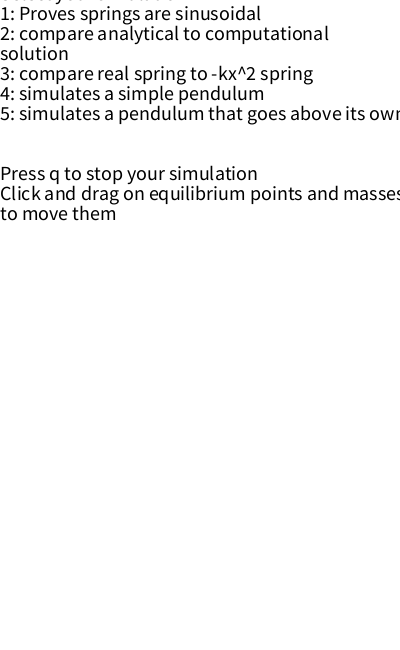
Frame 1 (no input)
Frame 60 (the mouse pressed at the canvas centre just before this capture): identical to frame 1, image omitted
Frame 120 (the mouse held since frame 60 and released just before this capture): identical to frame 1, image omitted

The Processing sketch that drew this single still picture (run headless with seeded random() and noise(); from frame 60 on, the mouse is pressed at the canvas centre):

// Processing sketch: sproing
// ── sproing.pde



//Copyright 2013
//D. John Kirby
 
Spring s, p, ans;
Pendulum pen, pen2, comp1, comp2, comp3;
int simNum =-1, count;
 
void mouseDragged()
{
 s.clicked();
 if(simNum == 1 || simNum == 2 || simNum == 3)
   s.display();
 p.clicked();
 if(simNum == 3)
   p.display();
 pen.clicked();
 if(simNum ==4)
   pen.display();
 pen2.clicked();
 if(simNum == 5)
   pen2.display();
 comp1.clicked();
 comp2.clicked();
 if(simNum == 6)
 {
   comp1.display();
   comp2.display();
 }
 if(simNum == 7)
 {
   comp1.display();
   comp2.display();
   comp3.display();
 }
}
void mouseReleased()
{
 s.released();
 p.released();
 pen.released();
 pen2.released();
 comp1.released();
 comp2.released();
}
 
void initializeAll()
{
   s = new Spring(width/2,height/4,width/4,height/4,10.0,1000.0);
   ans = new Spring(width/2,height/2,width/4,height/2,10.0,1000.0);
   p = new Sproing(width/2,3*height/4,width/4,3*height/4,10.0,100000.0);
   pen = new Pendulum(width/2,0,3*width/4,3*height/4);
   pen2 = new Pendulum(width/2,height/2,3*width/4,height/2-50);
   comp1 = new Pendulum(width/2,height/2,3*width/4,3*height/4);
   comp2 = new Pendulum(3*width/4,3*height/4,4*width/5,4*height/5);
   comp3 = new Pendulum(4*width/5,4*height/5, 3*width/4,3*height/4);
}
void setup()
{
  size(400,650);
  rectMode(CENTER);
  initializeAll(); 
}
 
void draw()
{
 if(keyPressed)
    {
      background(255);
      if(key == '1')
      {
        translate(0,-height/4);
        count = 0;
        simNum = 1;
      }
      else if(key == '2')
        simNum = 2;
      else if(key == '3')
       simNum =3;
      else if(key == '4')
        simNum = 4;
      else if(key == '5')
        simNum = 5;
      else if(key == '6')
        simNum = 5;
      else if(key == 'q')
        simNum = -1;
      initializeAll();
    }
 if(simNum == -1)
 { 
  background(255);
  textSize(20);
  fill(0);
  text("Select your simulation", 0, 0);
  text( "1: Proves springs are sinusoidal", 0,20);
  text("2: compare analytical to computational", 0, 40);
  text("solution",0,60);
  text("3: compare real spring to -kx^2 spring",0,80);
  text("4: simulates a simple pendulum",0,100);
  text("5: simulates a pendulum that goes above its own pivot",0,120);
 // text("6: simulates a compound pendulum",0,140);
  //text("7: THREE COMPUND PENDULA!",0,160);
  text("Press q to stop your simulation", 0,180);
  text("Click and drag on equilibrium points and masses",0,200);
  text("to move them",0,220);
 }
  
  
 else if(simNum == 1)
 {
  count++;
  translate(0,-height/4 + count);
  s.move();
  s.display();
 }
 else if(simNum == 2)
 {
 background(0);
 ans.analyticalMove();
 s.move();
 ans.display();
 s.display();
}
 else if (simNum == 3)
 {
  background(0);
  s.move();
  p.move();
  s.display();
  p.display();
 }
 else if (simNum == 4)
 {
  background(0);
  pen.move();
  pen.display();
 }
 else if(simNum == 5)
 {
   background(0);
   pen2.move();
   pen2.display();
 }
 else if (simNum == 6)
 {
   background(0);
   comp2.pivotX = comp1.bobX;
   comp2.pivotY = comp1.bobY;
   comp1.move();
   comp2.move();
   comp1.display();
   comp2.display();
 }
else if(simNum == 7)
{
  background(0);
   comp2.pivotX = comp1.bobX;
   comp2.pivotY = comp1.bobY;
   comp3.pivotX = comp2.bobX;
   comp3.pivotY = comp2.bobY;
   comp1.move();
   comp2.move();
   comp3.move();
   comp1.display();
   comp2.display();
   comp3.display();
}
}
class Spring
{
 float equiX, equiY, x, y, mass, xvel, yvel, constant, amp;
 boolean isClicked, equiClicked; // lets you move both the equilibrium and the do-bobber
  
 Spring( float equiX, float equiY, float x, float y, float constant, float mass)
 {
   this.equiX = equiX;
   this.equiY = equiY;
   this.x = x;
   this.y = y;
   this.constant = constant;
   this.mass = mass;
   xvel = 0;
   yvel = 0;
   amp = x-equiX;
   isClicked = false;
 }
  
 void display()
 {
   stroke(100,20,244);
   //Make a bunch of cool jagged lines to show that this is a spring and not a
   //mass on a stretchy rope.
   line(equiX, equiY, x, y);
   fill(255,100,20);
   stroke(0);
   rect(x,y,10,10);
 }
 //This function uses good ol' Euler differenerntial equation solving to
 //Show us how a spring ought to spring
 void move()
 {
  //don't do anything if the user is clicking me.
  if(isClicked || equiClicked)
    return;
  //Calculate the force -k/m*x
  float displacement = dist(x,y,equiX,equiY);
  float F = constant/mass*displacement;
   
  xvel = xvel - F*(x-equiX)/displacement;
  yvel = yvel - F*(y-equiY)/displacement;
  x = x + xvel;
  y = y + yvel;
 }
 //This function actually shows you the analytical solution of a spring
 //equation. Since springs are spawned in this sim using xvel = 0 to start
 //This solution relies on the spring's amplitude being whatever it starting positoin had been.
 void analyticalMove()
 {
   x = amp*cos(sqrt(constant/mass) *frameCount)+equiX;
 }
  
 void clicked()
 {
  if(dist(mouseX, mouseY, x, y) < 30 ^ (isClicked== true && equiClicked == false))
  {
    xvel = 0;
    yvel = 0;
    x=mouseX;
    y=mouseY;
    isClicked = true;
  }
  if(dist(mouseX,mouseY,equiX, equiY) < 30 ^ (isClicked == false && equiClicked == true))
  {
   xvel = 0;
   yvel = 0;
   equiX = mouseX;
   equiY = mouseY;
   equiClicked = true;
  }
 }
 void released()
 {
  if(isClicked)
  {
  x= mouseX;
  y = mouseY;
  isClicked = false;
  }
  else if(equiClicked)
  {
   equiX = mouseX;
   equiY = mouseY;
   equiClicked = false;
  }
 }
}
 
class Sproing extends Spring
{
  Sproing(float equiX, float equiY, float x, float y, float constant, float mass)
  {
   super(equiX, equiY, x, y, constant, mass);
  }
   
  void move()
  {
    float displacement = dist(x,y,equiX,equiY);
    float F = constant/mass*displacement*displacement;
    //Calculate the force -k/m*x^2
    xvel = xvel - F*(x-equiX)/displacement;
    yvel = yvel - F*(y-equiY)/displacement;
    
    x = x + xvel;
    y = y + yvel;
  }
}
 
class Pendulum
{
    float pivotX, pivotY, bobX, bobY, theta, thetadot, l;
    boolean pivotClicked, bobClicked;
     
    Pendulum(float pivotX, float pivotY, float bobX, float bobY)
    {
     this.pivotX = pivotX;
     this.pivotY = pivotY;
     this.bobX = bobX;
     this.bobY = bobY;
     thetadot = 0;
     pivotClicked = false;
     bobClicked = false;
     l = dist(pivotX, pivotY, bobX, bobY);
    }
     
    void display()
    {
     stroke(100,20,244);
     line(pivotX, pivotY, bobX, bobY);
     fill(255,100,20);
     stroke(0);
     rect(bobX, bobY, 10, 10);
    }
     
    void move()
    {
       
      //Trickonometry!
      if(pivotY < bobY)
       theta = atan((bobX-pivotX)/(bobY-pivotY));
      else if(pivotX < bobX)
        theta = PI/2 + atan((pivotY-bobY)/(bobX-pivotX));
      else
        theta = -PI/2 - atan((pivotY-bobY)/(pivotX-bobX));
        //else
     //  theta = PI + atan((bobY-pivotY)/(bobX-pivotX));
       //calculate all motion in theta, then translate back to x and y
     thetadot = thetadot - 0.01*sin(theta);
     theta = theta + thetadot;
     bobX = pivotX + l*sin(theta);
     bobY = pivotY + l*cos(theta);
    }
      
    void clicked()
    {
     if(dist(mouseX, mouseY, bobX, bobY) < 30 ^ (bobClicked== true && pivotClicked == false))
     {
      thetadot = 0;
      bobX = mouseX;
      bobY= mouseY;
      bobClicked = true;
     }
  if(dist(mouseX,mouseY,pivotX, pivotY) < 30 ^ (bobClicked == false && pivotClicked == true))
  {
    thetadot =0;
    pivotX = mouseX;
    pivotY = mouseY;
    pivotClicked = true;
  }
 }
  
 void released()
 {
    if(bobClicked)
  {
  bobX= mouseX;
  bobY = mouseY;
  bobClicked = false;
  }
  else if(pivotClicked)
  {
   pivotX = mouseX;
   pivotY = mouseY;
   pivotClicked = false;
  }
  l = dist(pivotX, pivotY, bobX, bobY);
 }
}
